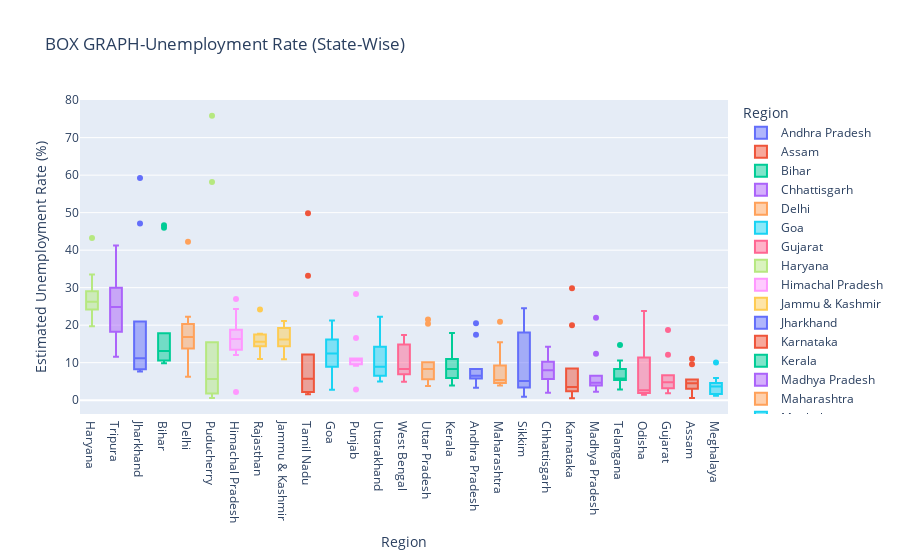

Write notebook code for a chart like this one.
### Code cell
fsg=pix.box(df,x='Region',y=' Estimated Unemployment Rate (%)',color='Region',
          title=' BOX GRAPH-Unemployment Rate (State-Wise)',template='plotly')
fsg.update_layout(xaxis={'categoryorder':'total descending'})
fsg.show()

### Figure 1 — Plotly figure (JSON) as saved in the notebook; plotly's stock layout.template omitted (floating-point values rounded to 4 significant figures)
{"data": [{"alignmentgroup": "True", "hovertemplate": "Region=%{x}<br> Estimated Unemployment Rate (%)=%{y}<extra></extra>", "legendgroup": "Andhra Pradesh", "marker": {"color": "#636efa"}, "name": "Andhra Pradesh", "notched": false, "offsetgroup": "Andhra Pradesh", "orientation": "v", "showlegend": true, "type": "box", "x": ["Andhra Pradesh", "Andhra Pradesh", "Andhra Pradesh", "Andhra Pradesh", "Andhra Pradesh", "Andhra Pradesh", "Andhra Pradesh", "Andhra Pradesh", "Andhra Pradesh", "Andhra Pradesh"], "x0": " ", "xaxis": "x", "y": [5.48, 5.83, 5.79, 20.51, 17.43, 3.31, 8.34, 6.96, 6.4, 6.59], "y0": " ", "yaxis": "y"}, {"alignmentgroup": "True", "hovertemplate": "Region=%{x}<br> Estimated Unemployment Rate (%)=%{y}<extra></extra>", "legendgroup": "Assam", "marker": {"color": "#EF553B"}, "name": "Assam", "notched": false, "offsetgroup": "Assam", "orientation": "v", "showlegend": true, "type": "box", "x": ["Assam", "Assam", "Assam", "Assam", "Assam", "Assam", "Assam", "Assam", "Assam", "Assam"], "x0": " ", "xaxis": "x", "y": [4.66, 4.41, 4.77, 11.06, 9.55, 0.6, 3.77, 5.53, 1.19, 3.02], "y0": " ", "yaxis": "y"}, {"alignmentgroup": "True", "hovertemplate": "Region=%{x}<br> Estimated Unemployment Rate (%)=%{y}<extra></extra>", "legendgroup": "Bihar", "marker": {"color": "#00cc96"}, "name": "Bihar", "notched": false, "offsetgroup": "Bihar", "orientation": "v", "showlegend": true, "type": "box", "x": ["Bihar", "Bihar", "Bihar", "Bihar", "Bihar", "Bihar", "Bihar", "Bihar", "Bihar", "Bihar"], "x0": " ", "xaxis": "x", "y": [10.61, 10.29, 15.43, 46.64, 45.96, 17.82, 12.79, 13.44, 11.91, 9.82], "y0": " ", "yaxis": "y"}, {"alignmentgroup": "True", "hovertemplate": "Region=%{x}<br> Estimated Unemployment Rate (%)=%{y}<extra></extra>", "legendgroup": "Chhattisgarh", "marker": {"color": "#ab63fa"}, "name": "Chhattisgarh", "notched": false, "offsetgroup": "Chhattisgarh", "orientation": "v", "showlegend": true, "type": "box", "x": ["Chhattisgarh", "Chhattisgarh", "Chhattisgarh", "Chhattisgarh", "Chhattisgarh", "Chhattisgarh", "Chhattisgarh", "Chhattisgarh", "Chhattisgarh", "Chhattisgarh"], "x0": " ", "xaxis": "x", "y": [9.65, 8.38, 7.54, 3.41, 10.5, 14.23, 10.27, 5.63, 1.96, 6.62], "y0": " ", "yaxis": "y"}, {"alignmentgroup": "True", "hovertemplate": "Region=%{x}<br> Estimated Unemployment Rate (%)=%{y}<extra></extra>", "legendgroup": "Delhi", "marker": {"color": "#FFA15A"}, "name": "Delhi", "notched": false, "offsetgroup": "Delhi", "orientation": "v", "showlegend": true, "type": "box", "x": ["Delhi", "Delhi", "Delhi", "Delhi", "Delhi", "Delhi", "Delhi", "Delhi", "Delhi", "Delhi"], "x0": " ", "xaxis": "x", "y": [22.23, 14.84, 17.04, 16.68, 42.27, 18.19, 20.3, 13.79, 12.53, 6.27], "y0": " ", "yaxis": "y"}, {"alignmentgroup": "True", "hovertemplate": "Region=%{x}<br> Estimated Unemployment Rate (%)=%{y}<extra></extra>", "legendgroup": "Goa", "marker": {"color": "#19d3f3"}, "name": "Goa", "notched": false, "offsetgroup": "Goa", "orientation": "v", "showlegend": true, "type": "box", "x": ["Goa", "Goa", "Goa", "Goa", "Goa", "Goa", "Goa", "Goa", "Goa", "Goa"], "x0": " ", "xaxis": "x", "y": [8.89, 2.81, 5.25, 13.31, 21.25, 9.96, 17.07, 16.21, 15.38, 11.54], "y0": " ", "yaxis": "y"}, {"alignmentgroup": "True", "hovertemplate": "Region=%{x}<br> Estimated Unemployment Rate (%)=%{y}<extra></extra>", "legendgroup": "Gujarat", "marker": {"color": "#FF6692"}, "name": "Gujarat", "notched": false, "offsetgroup": "Gujarat", "orientation": "v", "showlegend": true, "type": "box", "x": ["Gujarat", "Gujarat", "Gujarat", "Gujarat", "Gujarat", "Gujarat", "Gujarat", "Gujarat", "Gujarat", "Gujarat"], "x0": " ", "xaxis": "x", "y": [5.54, 6.38, 6.66, 18.71, 12.11, 3.2, 1.84, 1.87, 3.42, 4.03], "y0": " ", "yaxis": "y"}, {"alignmentgroup": "True", "hovertemplate": "Region=%{x}<br> Estimated Unemployment Rate (%)=%{y}<extra></extra>", "legendgroup": "Haryana", "marker": {"color": "#B6E880"}, "name": "Haryana", "notched": false, "offsetgroup": "Haryana", "orientation": "v", "showlegend": true, "type": "box", "x": ["Haryana", "Haryana", "Haryana", "Haryana", "Haryana", "Haryana", "Haryana", "Haryana", "Haryana", "Haryana"], "x0": " ", "xaxis": "x", "y": [20.34, 25.77, 25.05, 43.22, 29.02, 26.7, 24.18, 33.5, 19.68, 27.31], "y0": " ", "yaxis": "y"}, {"alignmentgroup": "True", "hovertemplate": "Region=%{x}<br> Estimated Unemployment Rate (%)=%{y}<extra></extra>", "legendgroup": "Himachal Pradesh", "marker": {"color": "#FF97FF"}, "name": "Himachal Pradesh", "notched": false, "offsetgroup": "Himachal Pradesh", "orientation": "v", "showlegend": true, "type": "box", "x": ["Himachal Pradesh", "Himachal Pradesh", "Himachal Pradesh", "Himachal Pradesh", "Himachal Pradesh", "Himachal Pradesh", "Himachal Pradesh", "Himachal Pradesh", "Himachal Pradesh", "Himachal Pradesh"], "x0": " ", "xaxis": "x", "y": [16.83, 16.84, 18.76, 2.2, 26.95, 13.47, 24.31, 15.79, 12.04, 13.46], "y0": " ", "yaxis": "y"}, {"alignmentgroup": "True", "hovertemplate": "Region=%{x}<br> Estimated Unemployment Rate (%)=%{y}<extra></extra>", "legendgroup": "Jammu & Kashmir", "marker": {"color": "#FECB52"}, "name": "Jammu & Kashmir", "notched": false, "offsetgroup": "Jammu & Kashmir", "orientation": "v", "showlegend": true, "type": "box", "x": ["Jammu & Kashmir", "Jammu & Kashmir", "Jammu & Kashmir", "Jammu & Kashmir", "Jammu & Kashmir", "Jammu & Kashmir", "Jammu & Kashmir", "Jammu & Kashmir", "Jammu & Kashmir"], "x0": " ", "xaxis": "x", "y": [21.08, 20.78, 15.5, 18.74, 17.92, 10.88, 11.09, 16.17, 16.14], "y0": " ", "yaxis": "y"}, {"alignmentgroup": "True", "hovertemplate": "Region=%{x}<br> Estimated Unemployment Rate (%)=%{y}<extra></extra>", "legendgroup": "Jharkhand", "marker": {"color": "#636efa"}, "name": "Jharkhand", "notched": false, "offsetgroup": "Jharkhand", "orientation": "v", "showlegend": true, "type": "box", "x": ["Jharkhand", "Jharkhand", "Jharkhand", "Jharkhand", "Jharkhand", "Jharkhand", "Jharkhand", "Jharkhand", "Jharkhand", "Jharkhand"], "x0": " ", "xaxis": "x", "y": [10.61, 11.85, 8.23, 47.09, 59.23, 20.95, 7.63, 9.76, 8.24, 11.8], "y0": " ", "yaxis": "y"}, {"alignmentgroup": "True", "hovertemplate": "Region=%{x}<br> Estimated Unemployment Rate (%)=%{y}<extra></extra>", "legendgroup": "Karnataka", "marker": {"color": "#EF553B"}, "name": "Karnataka", "notched": false, "offsetgroup": "Karnataka", "orientation": "v", "showlegend": true, "type": "box", "x": ["Karnataka", "Karnataka", "Karnataka", "Karnataka", "Karnataka", "Karnataka", "Karnataka", "Karnataka", "Karnataka", "Karnataka"], "x0": " ", "xaxis": "x", "y": [2.86, 3.61, 3.46, 29.84, 19.97, 8.44, 4.01, 0.5, 2.41, 1.58], "y0": " ", "yaxis": "y"}, {"alignmentgroup": "True", "hovertemplate": "Region=%{x}<br> Estimated Unemployment Rate (%)=%{y}<extra></extra>", "legendgroup": "Kerala", "marker": {"color": "#00cc96"}, "name": "Kerala", "notched": false, "offsetgroup": "Kerala", "orientation": "v", "showlegend": true, "type": "box", "x": ["Kerala", "Kerala", "Kerala", "Kerala", "Kerala", "Kerala", "Kerala", "Kerala", "Kerala", "Kerala"], "x0": " ", "xaxis": "x", "y": [5.31, 7.6, 8.99, 16.99, 17.88, 9.71, 7.09, 10.98, 5.91, 3.88], "y0": " ", "yaxis": "y"}, {"alignmentgroup": "True", "hovertemplate": "Region=%{x}<br> Estimated Unemployment Rate (%)=%{y}<extra></extra>", "legendgroup": "Madhya Pradesh", "marker": {"color": "#ab63fa"}, "name": "Madhya Pradesh", "notched": false, "offsetgroup": "Madhya Pradesh", "orientation": "v", "showlegend": true, "type": "box", "x": ["Madhya Pradesh", "Madhya Pradesh", "Madhya Pradesh", "Madhya Pradesh", "Madhya Pradesh", "Madhya Pradesh", "Madhya Pradesh", "Madhya Pradesh", "Madhya Pradesh", "Madhya Pradesh"], "x0": " ", "xaxis": "x", "y": [4.11, 4.57, 2.22, 12.36, 21.98, 6.48, 5.08, 4.7, 3.91, 3.13], "y0": " ", "yaxis": "y"}, {"alignmentgroup": "True", "hovertemplate": "Region=%{x}<br> Estimated Unemployment Rate (%)=%{y}<extra></extra>", "legendgroup": "Maharashtra", "marker": {"color": "#FFA15A"}, "name": "Maharashtra", "notched": false, "offsetgroup": "Maharashtra", "orientation": "v", "showlegend": true, "type": "box", "x": ["Maharashtra", "Maharashtra", "Maharashtra", "Maharashtra", "Maharashtra", "Maharashtra", "Maharashtra", "Maharashtra", "Maharashtra", "Maharashtra"], "x0": " ", "xaxis": "x", "y": [4.95, 4.69, 5.79, 20.9, 15.46, 9.23, 3.89, 6.23, 4.55, 4.1], "y0": " ", "yaxis": "y"}, {"alignmentgroup": "True", "hovertemplate": "Region=%{x}<br> Estimated Unemployment Rate (%)=%{y}<extra></extra>", "legendgroup": "Meghalaya", "marker": {"color": "#19d3f3"}, "name": "Meghalaya", "notched": false, "offsetgroup": "Meghalaya", "orientation": "v", "showlegend": true, "type": "box", "x": ["Meghalaya", "Meghalaya", "Meghalaya", "Meghalaya", "Meghalaya", "Meghalaya", "Meghalaya", "Meghalaya", "Meghalaya", "Meghalaya"], "x0": " ", "xaxis": "x", "y": [1.66, 3.59, 1.58, 10.03, 5.92, 1.15, 2.1, 3.74, 4.29, 4.6], "y0": " ", "yaxis": "y"}, {"alignmentgroup": "True", "hovertemplate": "Region=%{x}<br> Estimated Unemployment Rate (%)=%{y}<extra></extra>", "legendgroup": "Odisha", "marker": {"color": "#FF6692"}, "name": "Odisha", "notched": false, "offsetgroup": "Odisha", "orientation": "v", "showlegend": true, "type": "box", "x": ["Odisha", "Odisha", "Odisha", "Odisha", "Odisha", "Odisha", "Odisha", "Odisha", "Odisha", "Odisha"], "x0": " ", "xaxis": "x", "y": [1.9, 3.12, 13.08, 23.76, 11.41, 3.77, 1.88, 1.42, 2.1, 2.18], "y0": " ", "yaxis": "y"}, {"alignmentgroup": "True", "hovertemplate": "Region=%{x}<br> Estimated Unemployment Rate (%)=%{y}<extra></extra>", "legendgroup": "Puducherry", "marker": {"color": "#B6E880"}, "name": "Puducherry", "notched": false, "offsetgroup": "Puducherry", "orientation": "v", "showlegend": true, "type": "box", "x": ["Puducherry", "Puducherry", "Puducherry", "Puducherry", "Puducherry", "Puducherry", "Puducherry", "Puducherry", "Puducherry", "Puducherry"], "x0": " ", "xaxis": "x", "y": [0.58, 1.76, 1.2, 75.85, 58.19, 4.24, 15.47, 5.05, 10.9, 6.18], "y0": " ", "yaxis": "y"}, {"alignmentgroup": "True", "hovertemplate": "Region=%{x}<br> Estimated Unemployment Rate (%)=%{y}<extra></extra>", "legendgroup": "Punjab", "marker": {"color": "#FF97FF"}, "name": "Punjab", "notched": false, "offsetgroup": "Punjab", "orientation": "v", "showlegend": true, "type": "box", "x": ["Punjab", "Punjab", "Punjab", "Punjab", "Punjab", "Punjab", "Punjab", "Punjab", "Punjab", "Punjab"], "x0": " ", "xaxis": "x", "y": [11.11, 10.97, 10.32, 2.86, 28.33, 16.55, 9.19, 10.99, 9.61, 9.88], "y0": " ", "yaxis": "y"}, {"alignmentgroup": "True", "hovertemplate": "Region=%{x}<br> Estimated Unemployment Rate (%)=%{y}<extra></extra>", "legendgroup": "Rajasthan", "marker": {"color": "#FECB52"}, "name": "Rajasthan", "notched": false, "offsetgroup": "Rajasthan", "orientation": "v", "showlegend": true, "type": "box", "x": ["Rajasthan", "Rajasthan", "Rajasthan", "Rajasthan", "Rajasthan", "Rajasthan", "Rajasthan", "Rajasthan", "Rajasthan", "Rajasthan"], "x0": " ", "xaxis": "x", "y": [10.97, 15.16, 11.9, 17.7, 15.74, 14.39, 15.81, 17.51, 15.35, 24.15], "y0": " ", "yaxis": "y"}, {"alignmentgroup": "True", "hovertemplate": "Region=%{x}<br> Estimated Unemployment Rate (%)=%{y}<extra></extra>", "legendgroup": "Sikkim", "marker": {"color": "#636efa"}, "name": "Sikkim", "notched": false, "offsetgroup": "Sikkim", "orientation": "v", "showlegend": true, "type": "box", "x": ["Sikkim", "Sikkim", "Sikkim", "Sikkim", "Sikkim", "Sikkim", "Sikkim", "Sikkim"], "x0": " ", "xaxis": "x", "y": [23.57, 2.28, 24.51, 4.46, 4.45, 12.49, 5.7, 0.88], "y0": " ", "yaxis": "y"}, {"alignmentgroup": "True", "hovertemplate": "Region=%{x}<br> Estimated Unemployment Rate (%)=%{y}<extra></extra>", "legendgroup": "Tamil Nadu", "marker": {"color": "#EF553B"}, "name": "Tamil Nadu", "notched": false, "offsetgroup": "Tamil Nadu", "orientation": "v", "showlegend": true, "type": "box", "x": ["Tamil Nadu", "Tamil Nadu", "Tamil Nadu", "Tamil Nadu", "Tamil Nadu", "Tamil Nadu", "Tamil Nadu", "Tamil Nadu", "Tamil Nadu", "Tamil Nadu"], "x0": " ", "xaxis": "x", "y": [1.57, 2.09, 6.4, 49.83, 33.16, 12.2, 6.81, 2.65, 5, 2.16], "y0": " ", "yaxis": "y"}, {"alignmentgroup": "True", "hovertemplate": "Region=%{x}<br> Estimated Unemployment Rate (%)=%{y}<extra></extra>", "legendgroup": "Telangana", "marker": {"color": "#00cc96"}, "name": "Telangana", "notched": false, "offsetgroup": "Telangana", "orientation": "v", "showlegend": true, "type": "box", "x": ["Telangana", "Telangana", "Telangana", "Telangana", "Telangana", "Telangana", "Telangana", "Telangana", "Telangana", "Telangana"], "x0": " ", "xaxis": "x", "y": [5.49, 8.29, 5.77, 6.25, 14.7, 10.55, 5.36, 5.79, 3.27, 2.86], "y0": " ", "yaxis": "y"}, {"alignmentgroup": "True", "hovertemplate": "Region=%{x}<br> Estimated Unemployment Rate (%)=%{y}<extra></extra>", "legendgroup": "Tripura", "marker": {"color": "#ab63fa"}, "name": "Tripura", "notched": false, "offsetgroup": "Tripura", "orientation": "v", "showlegend": true, "type": "box", "x": ["Tripura", "Tripura", "Tripura", "Tripura", "Tripura", "Tripura", "Tripura", "Tripura", "Tripura", "Tripura"], "x0": " ", "xaxis": "x", "y": [32.67, 28.4, 29.95, 41.23, 21.51, 21.71, 18.24, 27.92, 17.35, 11.57], "y0": " ", "yaxis": "y"}, {"alignmentgroup": "True", "hovertemplate": "Region=%{x}<br> Estimated Unemployment Rate (%)=%{y}<extra></extra>", "legendgroup": "Uttar Pradesh", "marker": {"color": "#FFA15A"}, "name": "Uttar Pradesh", "notched": false, "offsetgroup": "Uttar Pradesh", "orientation": "v", "showlegend": true, "type": "box", "x": ["Uttar Pradesh", "Uttar Pradesh", "Uttar Pradesh", "Uttar Pradesh", "Uttar Pradesh", "Uttar Pradesh", "Uttar Pradesh", "Uttar Pradesh", "Uttar Pradesh", "Uttar Pradesh"], "x0": " ", "xaxis": "x", "y": [7.58, 8.98, 10.11, 21.54, 20.41, 9.47, 5.56, 5.79, 4.18, 3.75], "y0": " ", "yaxis": "y"}, {"alignmentgroup": "True", "hovertemplate": "Region=%{x}<br> Estimated Unemployment Rate (%)=%{y}<extra></extra>", "legendgroup": "Uttarakhand", "marker": {"color": "#19d3f3"}, "name": "Uttarakhand", "notched": false, "offsetgroup": "Uttarakhand", "orientation": "v", "showlegend": true, "type": "box", "x": ["Uttarakhand", "Uttarakhand", "Uttarakhand", "Uttarakhand", "Uttarakhand", "Uttarakhand", "Uttarakhand", "Uttarakhand", "Uttarakhand", "Uttarakhand"], "x0": " ", "xaxis": "x", "y": [5.49, 4.99, 19.85, 6.48, 8.01, 8.61, 12.38, 14.26, 22.26, 9.23], "y0": " ", "yaxis": "y"}, {"alignmentgroup": "True", "hovertemplate": "Region=%{x}<br> Estimated Unemployment Rate (%)=%{y}<extra></extra>", "legendgroup": "West Bengal", "marker": {"color": "#FF6692"}, "name": "West Bengal", "notched": false, "offsetgroup": "West Bengal", "orientation": "v", "showlegend": true, "type": "box", "x": ["West Bengal", "West Bengal", "West Bengal", "West Bengal", "West Bengal", "West Bengal", "West Bengal", "West Bengal", "West Bengal", "West Bengal"], "x0": " ", "xaxis": "x", "y": [6.94, 4.92, 6.92, 17.41, 17.41, 7.29, 6.83, 14.87, 9.35, 9.98], "y0": " ", "yaxis": "y"}], "layout": {"autosize": true, "boxmode": "overlay", "legend": {"title": {"text": "Region"}, "tracegroupgap": 0}, "title": {"text": " BOX GRAPH-Unemployment Rate (State-Wise)"}, "xaxis": {"anchor": "y", "autorange": true, "categoryarray": ["Andhra Pradesh", "Assam", "Bihar", "Chhattisgarh", "Delhi", "Goa", "Gujarat", "Haryana", "Himachal Pradesh", "Jammu & Kashmir", "Jharkhand", "Karnataka", "Kerala", "Madhya Pradesh", "Maharashtra", "Meghalaya", "Odisha", "Puducherry", "Punjab", "Rajasthan", "Sikkim", "Tamil Nadu", "Telangana", "Tripura", "Uttar Pradesh", "Uttarakhand", "West Bengal"], "categoryorder": "total descending", "domain": [0, 1], "range": [-0.5, 26.5], "title": {"text": "Region"}, "type": "category"}, "yaxis": {"anchor": "x", "autorange": true, "domain": [0, 1], "range": [-3.686, 80.04], "title": {"text": " Estimated Unemployment Rate (%)"}, "type": "linear"}}}
